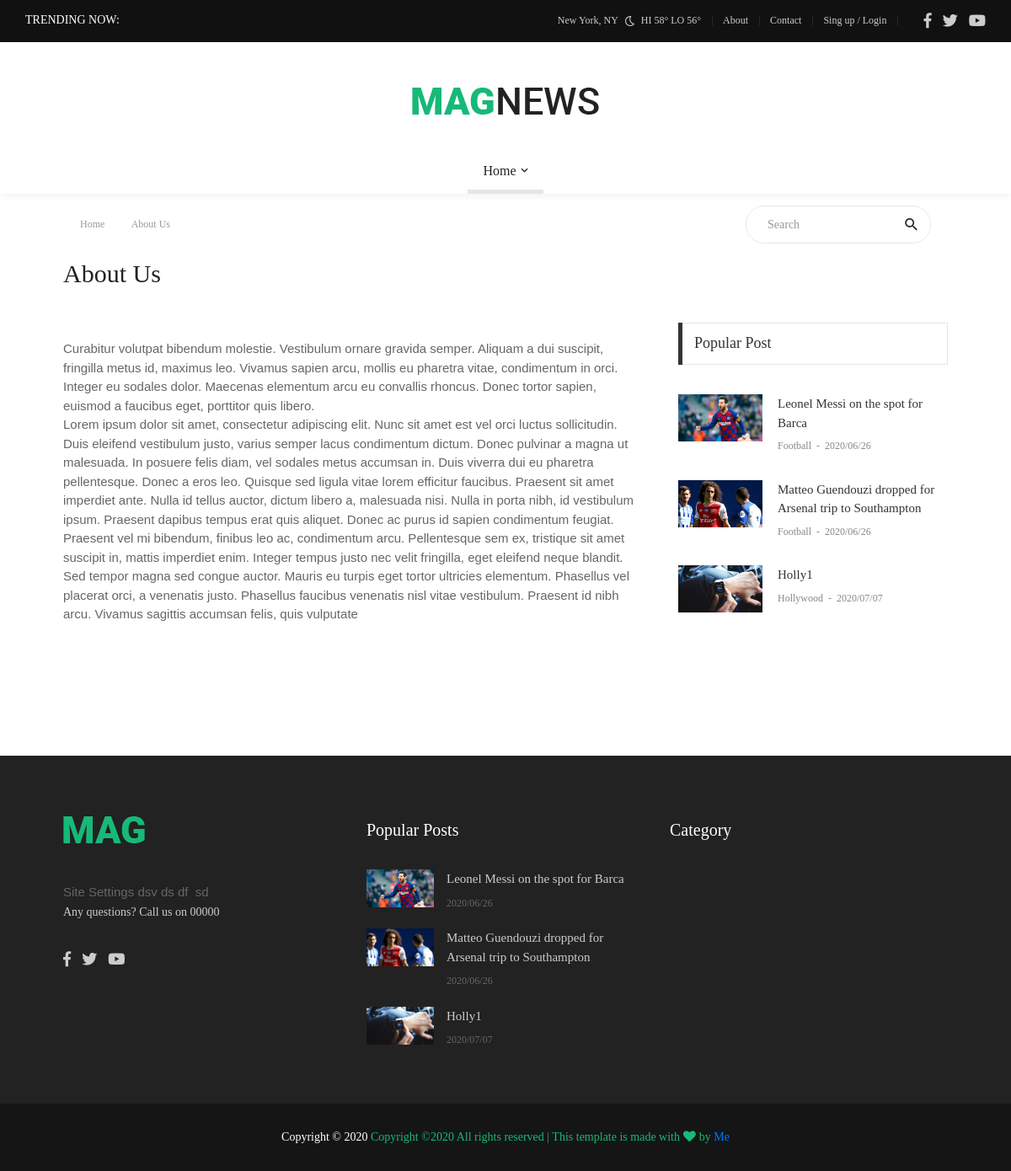
The page /about/ on the database its author committed.
### main/models.py (models this page shows, shortened)
class Main(models.Model):
    name = models.CharField(max_length=30)
    about = models.TextField()
    abouttxt = models.TextField(default='-')
    facebook = models.URLField(default='-')
    twitter = models.URLField(default='-')
    youtube = models.URLField(default='-')
    set_name = models.CharField(default='Settings',max_length=30)
    tel = models.CharField(default='00000',max_length=30)
    footer_link = models.URLField(default='-')
    picname = models.TextField(default="")
    picurl = models.TextField(default="")
    picname2 = models.TextField(default="")
    picurl2 = models.TextField(default="")

### news/models.py (models this page shows, shortened)
class News(models.Model):
    name = models.CharField(max_length=500,default='-')
    short_txt = models.TextField(default='-')
    body_txt = models.TextField(default='-')
    date = models.CharField(max_length=12)
    time = models.CharField(max_length=20, default='00:00:00')
    picname = models.TextField(default='-')
    picurl= models.TextField(default='-')
    author = models.CharField(max_length=50,default='-')
    catname = models.CharField(max_length=50,default='-')
    catid = models.IntegerField(default=0)
    ocatid = models.IntegerField(default=0)
    show = models.IntegerField(default=0)
    tag = models.TextField(default='')

### main/views.py (the view)
# urls.py: url(r'^about/$', views.about, name='about'),
def about(request):
    site = Main.objects.get(pk=2)
    popnews = News.objects.all().order_by('-show')[:3]
    return render(request, 'front/about.html', {'site':site, 'popularnews':popnews})

### main/templates/front/about.html (shortened to what this page needs)
{% extends 'front/master.html' %}
{% block mainblock%}
	<div class="container">
		<div class="headline bg0 flex-wr-sb-c p-rl-20 p-tb-8">
			<div class="f2-s-1 p-r-30 m-tb-6">
				<a href="index.html" class="breadcrumb-item f1-s-3 cl9">
					Home
				</a>
				<span class="breadcrumb-item f1-s-3 cl9">
					About Us
				</span>
			</div>
			<div class="pos-relative size-a-2 bo-1-rad-22 of-hidden bocl11 m-tb-6">
				<input class="f1-s-1 cl6 plh9 s-full p-l-25 p-r-45" type="text" name="search" placeholder="Search">
				<button class="flex-c-c size-a-1 ab-t-r fs-20 cl2 hov-cl10 trans-03">
					<i class="zmdi zmdi-search"></i>
				</button>
			</div>
		</div>
	</div>
	<div class="container p-t-4 p-b-35">
		<h2 class="f1-l-1 cl2">
			About Us
		</h2>
	</div>
	<section class="bg0 p-b-110">
		<div class="container">
			<div class="row justify-content-center">
				<div class="col-md-7 col-lg-8 p-b-30">
					<div class="p-r-10 p-r-0-sr991">
						<p class="f1-s-11 cl6 p-b-25">
							{{site.abouttxt|safe}}
						</p>
					</div>
				</div>
				<div class="col-md-5 col-lg-4 p-b-30">
					<div class="p-l-10 p-rl-0-sr991 p-t-5">
						<div>
							<div class="how2 how2-cl4 flex-s-c">
								<h3 class="f1-m-2 cl3 tab01-title">
									Popular Post
								</h3>
							</div>
							<ul class="p-t-35">
								{% for pnews in popularnews %}
								<li class="flex-wr-sb-s p-b-30">
									<a href="#" class="size-w-10 wrap-pic-w hov1 trans-03">
										<img src="{{pnews.picurl}}" alt="IMG">
									</a>
									<div class="size-w-11">
										<h6 class="p-b-4">
											<a href="{% url 'news_details' word=pnews.name %}" class="f1-s-5 cl3 hov-cl10 trans-03">
												{{pnews.name}}
											</a>
										</h6>
										<span class="cl8 txt-center p-b-24">
											<a href="#" class="f1-s-6 cl8 hov-cl10 trans-03">
												{{pnews.catname}}
											</a>
											<span class="f1-s-3 m-rl-3">
												-
											</span>
											<span class="f1-s-3">
												{{pnews.date}}
											</span>
										</span>
									</div>
								</li>
								{% endfor %}
							</ul>
						</div>
					</div>
				</div>
			</div>
		</div>
	</section>
{% endblock%}

### main/templates/front/master.html (shortened to what this page needs)
{% load static %}
<!DOCTYPE html>
<html lang="en">
<head>
	<link rel="stylesheet" type="text/css" href="{% static 'front/vendor/bootstrap/css/bootstrap.min.css' %}">
	<link rel="stylesheet" type="text/css" href="{% static 'front/fonts/fontawesome-5.0.8/css/fontawesome-all.min.css' %}">
	<link rel="stylesheet" type="text/css" href="{% static 'front/fonts/iconic/css/material-design-iconic-font.min.css' %}">
	<link rel="stylesheet" type="text/css" href="{% static 'front/vendor/animate/animate.css' %}">
	<link rel="stylesheet" type="text/css" href="{% static 'front/vendor/css-hamburgers/hamburgers.min.cs' %}s">
	<link rel="stylesheet" type="text/css" href="{% static 'front/vendor/animsition/css/animsition.min.css' %}">
	<link rel="stylesheet" type="text/css" href="{% static 'front/css/util.min.css' %}">
	<link rel="stylesheet" type="text/css" href="{% static 'front/css/main.css' %}">
</head>
<body class="animsition">
	<header>
		<div class="container-menu-desktop">
			<div class="topbar">
				<div class="content-topbar h-100 p-rl-30">
					<div class="align-self-stretch size-w-0 pos-relative m-r-30">
						<div class="f2-s-1 flex-wr-s-c s-full ab-t-l p-b-2">
							<span class="text-uppercase cl0 p-r-8">
								Trending Now:
							</span>
						</div>
					</div>
					<div class="flex-wr-e-c">
						<div class="left-topbar">
							<span class="left-topbar-item flex-wr-s-c">
								<span>
									New York, NY
								</span>
								<img class="m-b-1 m-rl-8" src="{% static 'front/images/icons/icon-night.png' %}" alt="IMG">
								<span>
									HI 58° LO 56°
								</span>
							</span>
							<a href="/about" class="left-topbar-item">
								About
							</a>
							<a href="/contact" class="left-topbar-item">
								Contact
							</a>
							<a href="/login" class="left-topbar-item">
								Sing up / Login
							</a>
						</div>
						<div class="right-topbar p-l-18">
							<a href="{{site.facebook}}" target="_blank">
								<span class="fab fa-facebook-f"></span>
							</a>
							<a href="{{site.twitter}}" target="_blank">
								<span class="fab fa-twitter"></span>
                            </a>
							<a href="{{site.youtube}}" target="_blank">
								<span class="fab fa-youtube"></span>
							</a>
						</div>
					</div>
				</div>
			</div>
			<div class="wrap-logo no-banner container">
				<div class="logo">
					<a href="/"><img src="{{site.picurl}}" alt="LOGO"></a>
				</div>
			</div>
			<div class="wrap-main-nav">
				<div class="main-nav">
					<nav class="menu-desktop">
						<ul class="main-menu justify-content-center">
							<li class="main-menu-active">
								<a href="/">Home</a>
							</li>
						</ul>
					</nav>
				</div>
			</div>
		</div>
	</header>
{% block mainblock %}
{% endblock %}
	<footer>
		<div class="bg2 p-t-40 p-b-25">
			<div class="container">
				<div class="row">
					<div class="col-lg-4 p-b-20">
						<div class="size-h-3 flex-s-c">
							<a href="/">
								<img class="max-s-full" src="{{site.picurl2}}" alt="LOGO">
							</a>
						</div>
						<div>
							<p class="f1-s-1 cl11 p-b-16">
                                {{site.about|safe}}
							</p>
							<p class="f1-s-1 cl11 p-b-16">
								Any questions? Call us on {{site.tel}}
							</p>
							<div class="p-t-15">
								<a href="{{site.facebook}}" class="fs-18 cl11 hov-cl10 trans-03 m-r-8">
									<span class="fab fa-facebook-f"></span>
								</a>
								<a href="{{site.twitter}}" class="fs-18 cl11 hov-cl10 trans-03 m-r-8">
									<span class="fab fa-twitter"></span>
								</a>
								<a href="{{site.youtube}}" class="fs-18 cl11 hov-cl10 trans-03 m-r-8">
									<span class="fab fa-youtube"></span>
								</a>
							</div>
						</div>
					</div>
					<div class="col-sm-6 col-lg-4 p-b-20">
						<div class="size-h-3 flex-s-c">
							<h5 class="f1-m-7 cl0">
								Popular Posts
							</h5>
						</div>
						<ul>
							{% for pnews in popularnews %}
							<li class="flex-wr-sb-s p-b-20">
								<a href="{% url 'news_details' word=pnews.name %}" class="size-w-4 wrap-pic-w hov1 trans-03">
									<img src="{{pnews.picurl}}" alt="IMG">
								</a>
								<div class="size-w-5">
									<h6 class="p-b-5">
										<a href="{% url 'news_details' word=pnews.name %}" class="f1-s-5 cl11 hov-cl10 trans-03">
											{{pnews.name}}
										</a>
									</h6>
									<span class="f1-s-3 cl6">
										{{pnews.date}}
									</span>
								</div>
							</li>
							{% endfor %}
						</ul>
					</div>
					<div class="col-sm-6 col-lg-4 p-b-20">
						<div class="size-h-3 flex-s-c">
							<h5 class="f1-m-7 cl0">
								Category
							</h5>
						</div>
					</div>
				</div>
			</div>
		</div>
		<div class="bg11">
			<div class="container size-h-4 flex-c-c p-tb-15">
				<span class="f1-s-1 cl0 txt-center">
					Copyright © 2020
					<a href="#" class="f1-s-1 cl10 hov-link1">
Copyright &copy;<script>document.write(new Date().getFullYear());</script> All rights reserved | This template is made with <i class="fa fa-heart" aria-hidden="true"></i> by <a href="{{site.footer_link}}" target="_blank">Me</a>
				</span>
			</div>
		</div>
	</footer>
</body>
</html>

### rows shown on the page
Main: picurl (picture), abouttxt "Curabitur volutpat bibendum molestie. Vestibulum ornare gravida semper. Aliquam a dui suscipit, fringilla metus id, maximus leo. Vivamus sapien arcu, mollis eu pharetra vitae, condimentum in orci. Integer eu sodales dolor. Maecenas elementum arcu eu convallis rhoncus. Donec tortor sapien, euismod a faucibus eget, porttitor quis libero. Lorem ipsum dolor sit amet, consectetur adipiscing elit. Nunc sit amet est vel orci luctus sollicitudin. Duis eleifend vestibulum justo, varius semper lacus condimentum dictum. Donec pulvinar a magna ut malesuada. In posuere felis diam, vel sodales metus accumsan in. Duis viverra dui eu pharetra pellentesque. Donec a eros leo. Quisque sed ligula vitae lorem…", picurl2 (picture), about "Site Settings dsv ds df sd", tel "00000"
News: picurl (picture), name "Leonel Messi on the spot for Barca", catname "Football", date "2020/06/26"
News: picurl (picture), name "Matteo Guendouzi dropped for Arsenal trip to Southampton", catname "Football", date "2020/06/26"
News: picurl (picture), name "Holly1", catname "Hollywood", date "2020/07/07"
